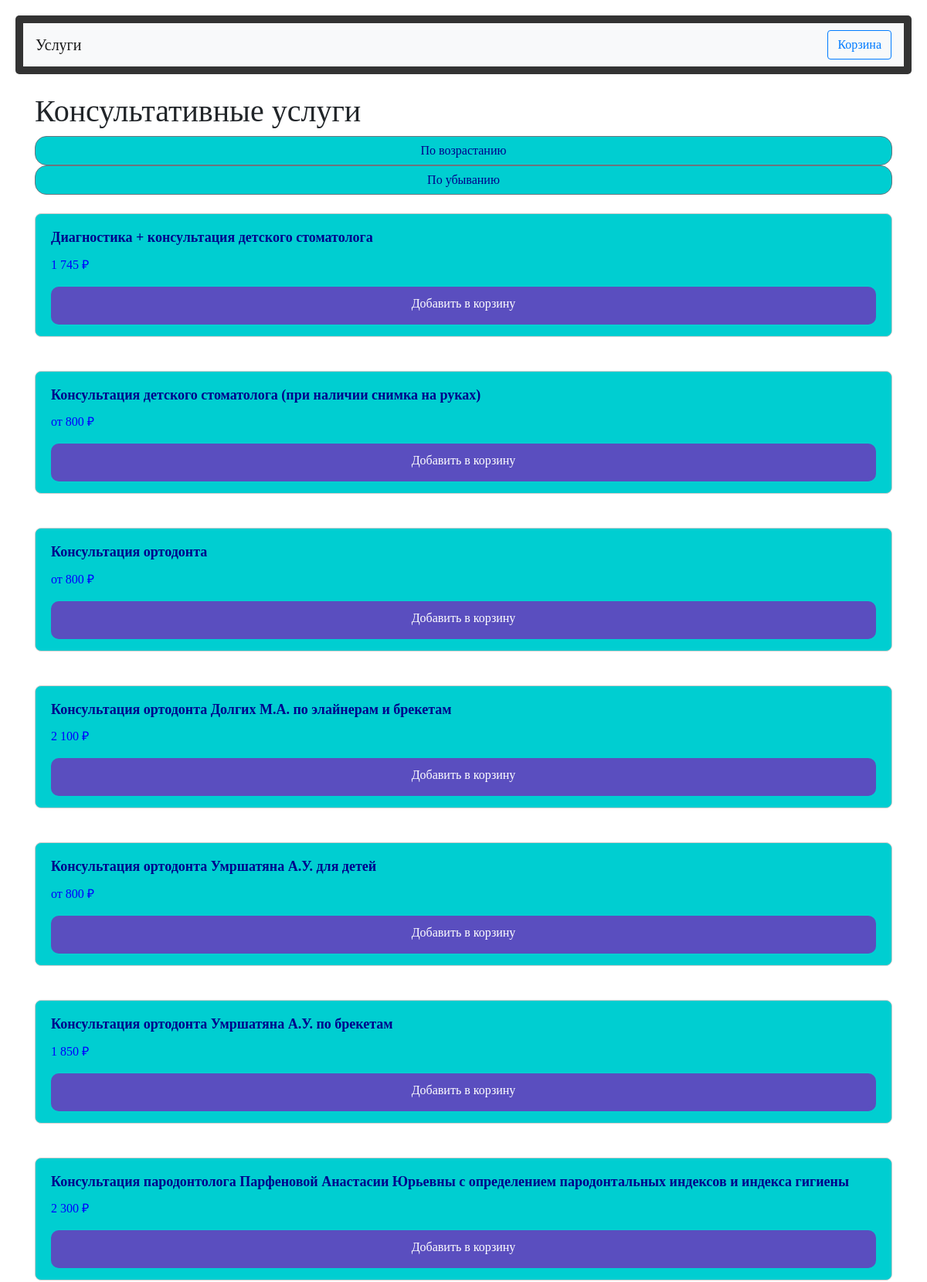
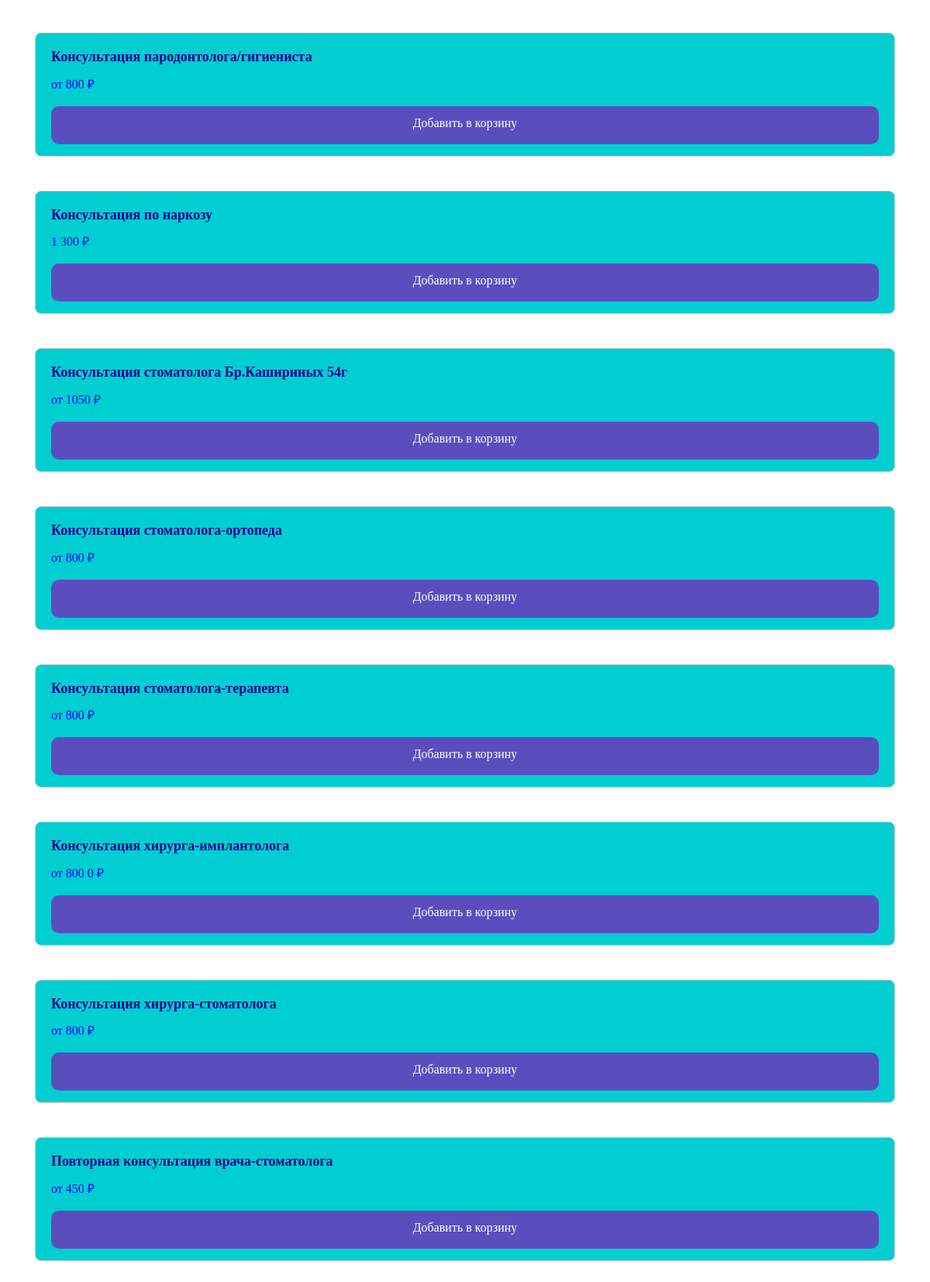
The app's page /category/Консультативные услуги with its own data (2 pictures, top to bottom).
### tables this page shows
CREATE TABLE services (
                id INTEGER PRIMARY KEY AUTOINCREMENT,
                category TEXT,
                service_name TEXT,
                price TEXT,
                UNIQUE(category, service_name)
            );

### apps/routes.py (the view)
@app.route('/category/<category_name>')
def category(category_name):
    services = get_services_by_category(category_name)
    return render_template('category.html', services=services, category_name=category_name)

### apps/models.py (called while the page is built)
def get_services_by_category(category):
    with sqlite3.connect(DATABASE) as conn:
        cursor = conn.cursor()
        cursor.execute("SELECT * FROM services WHERE category = ?", (category,))
        services = cursor.fetchall()
    return services

### apps/templates/category.html (shortened to what this page needs)
<!DOCTYPE html>
<html lang="ru">
<head>
    <link rel="stylesheet" href="https://stackpath.bootstrapcdn.com/bootstrap/4.5.2/css/bootstrap.min.css">
    <link rel="stylesheet" href="{{ url_for('static', filename='style.css') }}">
</head>
<body>
    <header>
        <nav class="navbar navbar-expand-lg navbar-light bg-light">
            <a class="navbar-brand" href="/">Услуги</a>
            <a class="btn btn-outline-primary ml-auto" href="{{ url_for('cart') }}">Корзина</a>
        </nav>
    </header>
    <main class="container mt-4">
        <h1>{{ category_name }}</h1>
        <div class="row mb-4">
            <div class="col-md-12">
                <button class="btn btn-outline-secondary" id="sortAsc">По возрастанию</button>
                <button class="btn btn-outline-secondary" id="sortDesc">По убыванию</button>
            </div>
        </div>
        <div class="row">
            {% for service in services %}
            <div class="col-md-12 mb-4">
                <div class="card">
                    <div class="card-body">
                        <h5 class="card-title">{{ service[2] }}</h5>
                        <p class="card-text">{{ service[3] }} ₽</p>
                        <button class="btn btn-success add-to-cart" data-id="{{ service[0] }}">Добавить в корзину</button>
                    </div>
                </div>
            </div>
            {% endfor %}
        </div>
    </main>
</body>
</html>

### apps/static/style.css (style rules this page uses)
body { font-family: 'BioRhyme', serif; padding: 20px; background-color: white; }
h1, h2, h3 { font-family: 'BioRhyme', serif; }
header { margin-bottom: 20px; background-color: #333; color: white; padding: 10px; border-radius: 5px; }
button, .add-to-cart { border: none; border-radius: 5px; padding: 10px 20px; font-size: 16px; transition: background-color 0.3s ease, box-shadow 0.2s ease; }
button { width: 100%; }
.card { background-color: #00CED1; border: 1px solid #ccc; border-radius: 8px; }
.card-body { display: flex; flex-direction: column; justify-content: space-between; }
.card-title { color: darkblue; font-family: 'BioRhyme', serif; font-size: 18px; font-weight: bold; }
.card-text { font-family: 'BioRhyme', serif; font-size: 16px; color: blue; }
.add-to-cart { border-radius: 10px; color: white; background: #5A4EBF; box-shadow: 0 5px 0 #5A4EBF; }
button#sortAsc, button#sortDesc { background-color: #00CED1; color: darkblue; border-radius: 15px; }
.row { display: flex; flex-direction: column; gap: 20px; }

### records on screen
services: service_name "Диагностика + консультация детского стоматолога", price "1 745"
services: service_name "Консультация детского стоматолога (при наличии снимка на руках)", price "от 800"
services: service_name "Консультация ортодонта", price "от 800"
services: service_name "Консультация ортодонта Долгих М.А. по элайнерам и брекетам", price "2 100"
services: service_name "Консультация ортодонта Умршатяна А.У. для детей", price "от 800"
services: service_name "Консультация ортодонта Умршатяна А.У. по брекетам", price "1 850"
services: service_name "Консультация пародонтолога Парфеновой Анастасии Юрьевны с определением пародонтальных индексов и индекса гигиены", price "2 300"
services: service_name "Консультация пародонтолога/гигиениста", price "от 800"
services: service_name "Консультация по наркозу", price "1 300"
services: service_name "Консультация стоматолога Бр.Кашириных 54г", price "от 1050"
services: service_name "Консультация стоматолога-ортопеда", price "от 800"
services: service_name "Консультация стоматолога-терапевта", price "от 800"
services: service_name "Консультация хирурга-имплантолога", price "от 800 0"
services: service_name "Консультация хирурга-стоматолога", price "от 800"
services: service_name "Повторная консультация врача-стоматолога", price "от 450"

### other values on screen
{{ category_name }} "Консультативные услуги"
